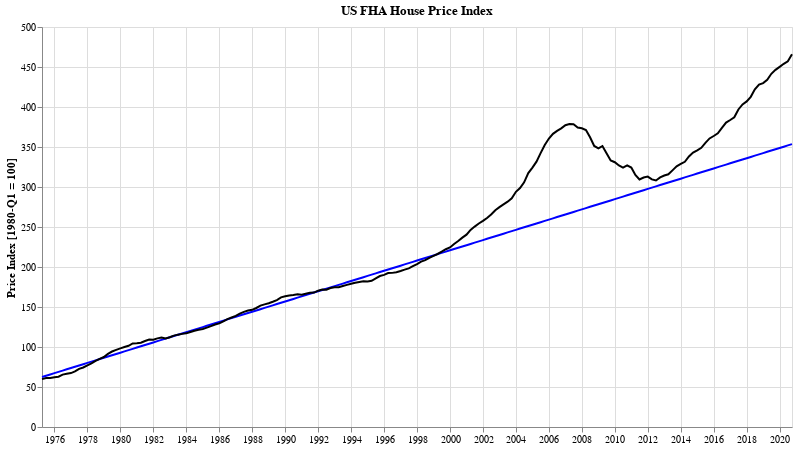

This figure's notebook cell:
### Markdown cell above
### How do current prices compare with the pre-low-interest rate era? (i.e. before 2001)

### Code cell
(
    alt.Chart(pd.DataFrame(index=df2.index, data=trend, columns=['fit']).reset_index()).mark_line(color='blue').encode(
        alt.X('date:T', axis=alt.Axis(title='')),
        alt.Y('fit:Q', axis=alt.Axis(title=''))
    ) +\
    alt.Chart(df2.reset_index()).mark_line(color='black').encode(
        alt.X('date:T', axis=alt.Axis(title='')),
        alt.Y('USSTHPI:Q', axis=alt.Axis(title='Price Index [1980-Q1 = 100]'))
    )
).properties(
    title='US FHA House Price Index',
    width=750,
    height=400,
    background='white'
)

### Figure 1 — Vega-Lite specification as saved in the notebook (floating-point values rounded to 4 significant figures; data arrays with more than 128 entries replaced by an {"elided": "..."} marker saying what was removed)
{"config": {"view": {"continuousWidth": 400, "continuousHeight": 300}}, "layer": [{"data": {"name": "data-4507b297f2714ca71dc51bd437849c63"}, "mark": {"type": "line", "color": "blue"}, "encoding": {"x": {"type": "temporal", "axis": {"title": ""}, "field": "date"}, "y": {"type": "quantitative", "axis": {"title": ""}, "field": "fit"}}}, {"data": {"name": "data-1d499eed2761dd7c06de2cf1d70bf196"}, "mark": {"type": "line", "color": "black"}, "encoding": {"x": {"type": "temporal", "axis": {"title": ""}, "field": "date"}, "y": {"type": "quantitative", "axis": {"title": "Price Index [1980-Q1 = 100]"}, "field": "USSTHPI"}}}], "background": "white", "height": 400, "title": "US FHA House Price Index", "width": 750, "$schema": "https://vega.github.io/schema/vega-lite/v4.8.1.json", "datasets": {"data-4507b297f2714ca71dc51bd437849c63": {"elided": "183 records"}, "data-1d499eed2761dd7c06de2cf1d70bf196": {"elided": "183 records"}}}
